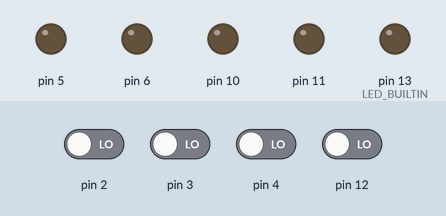
Simulated run of this sketch. Board: Arduino Uno, built with avr-gcc and run on an emulated ATmega328P. On the bench: output pins drawn as LEDs (lit = HIGH). The inputs (shaded band) are chosen by the test bench; at power-on: pin 2–4, pin 12 LOW. What the sketch prints to the serial monitor is not drawn.

Above: at 12.9 s.
13.0 s: pin 12 driven HIGH
At 13.52 s:
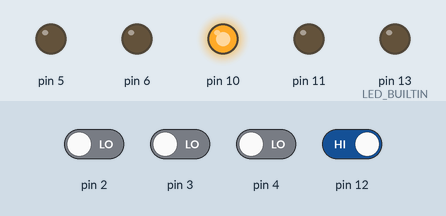
16.0 s: pin 3 driven HIGH
At 16.2 s:
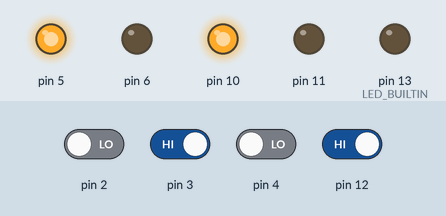
19.0 s: pin 3 driven LOW
At 19.2 s:
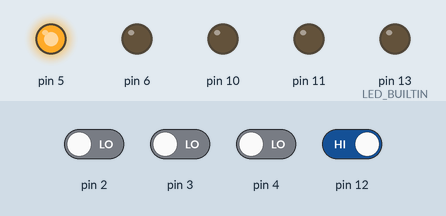
22.0 s: pin 2 driven HIGH
At 22.2 s:
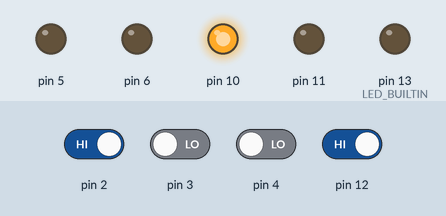
25.0 s: pin 4 driven HIGH
At 25.2 s:
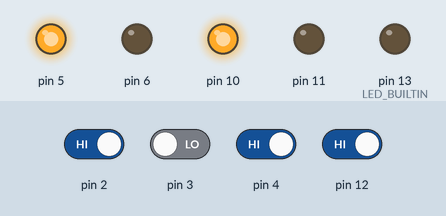
Timing chart, 0 to 28.0 s (numbered marks = the images above; inputs shaded):
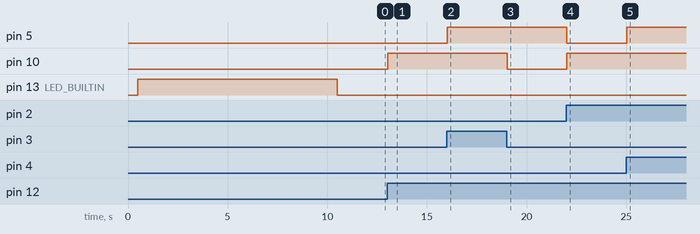

Measured:
- after the input at 13.0 s, pin 10: LOW → HIGH at once
- after the input at 16.0 s, pin 5: LOW → HIGH at once
- after the input at 19.0 s, pin 10: HIGH → LOW at once
- after the input at 22.0 s, pin 5: HIGH → LOW at once; pin 10: LOW → HIGH at once
- after the input at 25.0 s, pin 5: LOW → HIGH at once

The sketch:

Robot_preprosto_sledenje.ino
```cpp
#include <QTRSensors.h>

// V setup fazi v tem primeru arduino 10 sekund kalibrira senzor (prizgana led dioda)
// V TEH DESETIH SEKUNDAH SENZOR IZPOSTAVITE CRNI IN BELI BARVI (najtemnejši in najsvetlejši vzorec)

// If you want to skip the calibration phase, you can get the raw sensor readings
// (pulse times from 0 to 2500 us) by calling qtrrc.read(sensorValues) instead of
// qtrrc.readLine(sensorValues).

// Glavna zanka programa prebere vrednosti in jih uporabi za približno zaznavo pozicije črte.
// Vrednosti senzorjev so normirane na vrednosti od 0 do 1000.
// Zadnja vrednost (0,1000,2000,...) nam pove pod katerim senzorjem je bila črta nazadnje zaznana

#define NUM_SENSORS   3     // Stevilo uporabljenih senzorjev
#define TIMEOUT       2500  // Cakanje na senzorje (nepomembno v naši aplikaciji, pustimo privzeto)
#define EMITTER_PIN   QTR_NO_EMITTER_PIN     // Nekateri modeli senzorja imajo dodano led diodo

QTRSensorsRC qtrrc((unsigned char[]) {2,3,4}, // Stevilke pinov na katere so povezani senzorji
  NUM_SENSORS, TIMEOUT, EMITTER_PIN);
unsigned int sensorValues[NUM_SENSORS];

void setup()
{
  //nastavimo PIN-e motorjev
  pinMode(5,OUTPUT);
  pinMode(6,OUTPUT);
  pinMode(10,OUTPUT);
  pinMode(11,OUTPUT);

  //nastavimo PIN-e preprostega stikala
  pinMode(12,INPUT);
  pinMode(8,INPUT);
  digitalWrite(8,HIGH);

  Serial.begin(9600);
  Serial.print("Prizigam LED na PIN-u: ");
  Serial.println(LED_BUILTIN);
  delay(500);
  pinMode(LED_BUILTIN, OUTPUT);
  digitalWrite(LED_BUILTIN, HIGH);    // Arduino LED naznanja kalibracijo
  for (int i = 0; i < 400; i++)  // 400 vzorcev (25ms na klic * 400 = 10s)
  {
    qtrrc.calibrate();
  }
  digitalWrite(LED_BUILTIN, LOW);     // Arduino LED ugasnemo -> konec kalibracije

  //Izpis kalibriranih vrednosti
  for (int i = 0; i < NUM_SENSORS; i++)
  {
    Serial.print("Senzor: ");
    Serial.print(i);
    Serial.print(" Minimum uporabljen za kalibracijo: ");
    Serial.print(qtrrc.calibratedMinimumOn[i]);
    Serial.print(" Maximum uporabljen za kalibracijo: ");
    Serial.print(qtrrc.calibratedMaximumOn[i]);
    Serial.println(' ');
  }
  Serial.println();
  Serial.println();
  delay(1000);
}

bool premik;
void loop()
{
  premik = false;
  premik = HIGH == digitalRead(12);
  if(premik){ // delaj samo ce je pin 12 povezan
    //Uporabi naslednjo vrstic če želiš uporabiti "surovo" podatke iz senzorja
    //  qtrrc.read(sensorValues);
    unsigned int position = qtrrc.readLine(sensorValues)/1000;
    //Serial.println(position); // comment this line out if you are using raw values

    if(position==2){
      digitalWrite(5,HIGH);
      digitalWrite(10,LOW);
      //analogWrite(5,150);
      //analogWrite(10,150);
    }
    if(position==1){
      digitalWrite(5,HIGH);
      digitalWrite(10,HIGH);
      //analogWrite(5,150);
      //analogWrite(10,150);
    }
    if(position==0){
      digitalWrite(5,LOW);
      digitalWrite(10,HIGH);
      //analogWrite(5,0);
      //analogWrite(10,255);
    }
  }

  delay(50);
  digitalWrite(5,LOW);
  digitalWrite(10,LOW);
  //analogWrite(5,0);
  //analogWrite(10,0);
}
```
